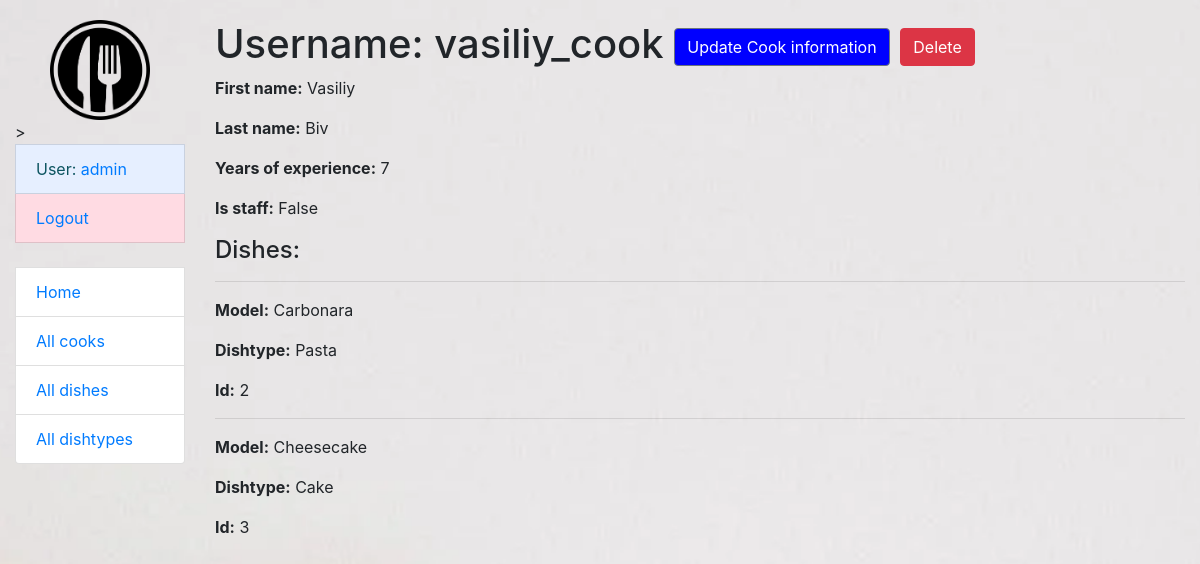
Page /cooks/3/ (signed in) on the committed database.
### kitchen/models.py (models this page shows, shortened)
class Cook(AbstractUser):
    years_of_experience = models.IntegerField(null=True, default=0)
    class Meta:
        verbose_name = "cook"
        verbose_name_plural = "cooks"
    def get_absolute_url(self):
        return reverse("kitchen:cook-detail", kwargs={"pk": self.pk})

class Dish(models.Model):
    model = models.CharField(max_length=255)
    description = models.TextField(max_length=255, default="Tasty dish!")
    price = models.DecimalField(max_digits=7, decimal_places=2, default=0)
    dishtype = models.ForeignKey(DishType, on_delete=models.CASCADE)
    cooks = models.ManyToManyField(Cook, related_name="dishes")

class DishType(models.Model):
    name = models.CharField(max_length=255, unique=True)
    class Meta:
        ordering = ["name"]

### kitchen/views.py (the view)
class CookDetailView(LoginRequiredMixin, generic.DetailView):
    model = Cook
    queryset = Cook.objects.all().prefetch_related("dishes__dishtype")

### templates/kitchen/cook_detail.html
{% extends "base.html" %}
{% block content %}
  <h1>
    Username: {{ cook.username }}
    <a href="{% url 'kitchen:cook-update' pk=cook.id %}" class="btn btn-secondary bp3-tether-element-attached-middle" style="background: blue">
      Update Cook information
    </a>
    <a href="{% url 'kitchen:cook-delete' pk=cook.id %}" class="btn btn-danger bp3-tether-element-attached-middle">
      Delete
    </a>
  </h1>
  <p><strong>First name:</strong> {{ cook.first_name }}</p>
  <p><strong>Last name:</strong> {{ cook.last_name }}</p>
  <p><strong>Years of experience:</strong> {{ cook.years_of_experience }}</p>
  <p><strong>Is staff:</strong> {{ cook.is_staff }}</p>
  <div >
    <h4>Dishes: </h4>
    {% for dish in cook.dishes.all %}
        <hr>
        <p><strong>Model:</strong> {{ dish.model }}</p>
        <p><strong>Dishtype:</strong> {{ dish.dishtype.name }}</p>
        <p><strong>Id:</strong> {{dish.id}}</p>
    {% empty %}
      <p>No dishes!</p>
    {% endfor %}
  </div>
{% endblock %}

### templates/includes/sidebar.html (shortened to what this page needs)
<ul class="sidebar-nav list-group" >
  {% load static %}
  <img src="{% static 'images/111.png' %}" class="align-middle" alt="No image found" width="100" height="100">>
  {% if user.is_authenticated %}
    <li class="list-group-item list-group-item-info" style="background: #e6efff">User: <a href="{{ user.get_absolute_url }}">{{ user.get_username }}</a></li>
    <li class="list-group-item list-group-item-danger" style="background: #ffdbe3"><a href="{% url 'logout'%}?next={{request.path}}">Logout</a></li>
  {% else %}
    <li class="list-group-item"><a href="{% url 'login'%}?next={{request.path}}">Login</a></li>
  {% endif %}
  <br>
  <li class="list-group-item"><a href="{% url 'kitchen:index' %}">Home</a></li>
  <li class="list-group-item"><a href="{% url 'kitchen:cook-list' %}">All cooks</a></li>
  <li class="list-group-item"><a href="{% url 'kitchen:dish-list' %}">All dishes</a></li>
  <li class="list-group-item"><a href="{% url 'kitchen:dishtype-list' %}">All dishtypes</a></li>
</ul>

### static/css/styles.css (style rules this page uses)
body { margin-top: 20px; }
#bg { background-repeat: no-repeat; background-size: 1920px 1080px; background-position: bottom; background-attachment: fixed; }

### templates/includes/sidebar.html (style rules this page uses)
img { display: block; margin-left: auto; margin-right: auto; }

### rows in the picture
Cook: get_username "admin"
Cook: username "vasiliy_cook", first_name "Vasiliy", last_name "Biv", years_of_experience "7", is_staff "False"
Dish: model "Carbonara", dishtype.name "Pasta", id "2"
Dish: model "Cheesecake", dishtype.name "Cake", id "3"
